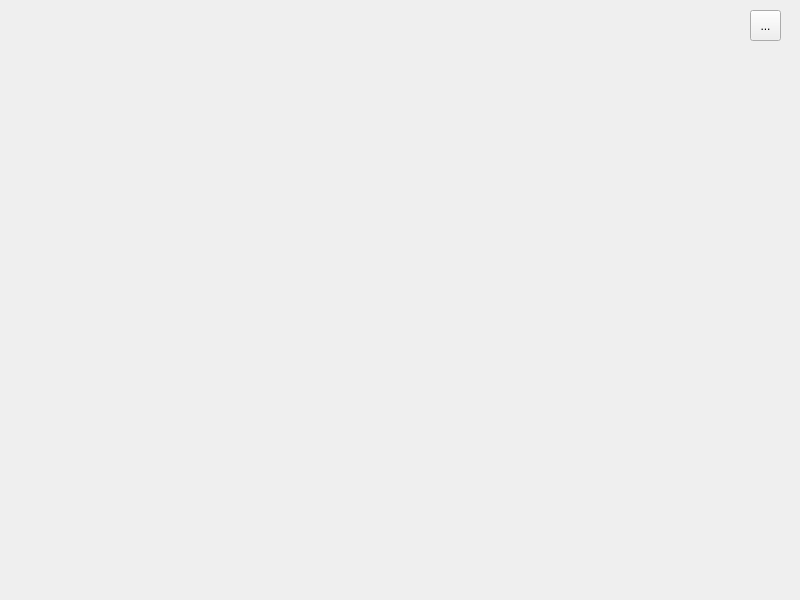
<?xml version="1.0" encoding="UTF-8"?>
<ui version="4.0">
 <class>Mainpage</class>
 <widget class="QWidget" name="Mainpage">
  <property name="geometry">
   <rect>
    <x>0</x>
    <y>0</y>
    <width>800</width>
    <height>600</height>
   </rect>
  </property>
  <property name="windowTitle">
   <string>Mainpage</string>
  </property>
  <property name="autoFillBackground">
   <bool>true</bool>
  </property>
  <widget class="QToolButton" name="toolButton">
   <property name="geometry">
    <rect>
     <x>750</x>
     <y>10</y>
     <width>31</width>
     <height>31</height>
    </rect>
   </property>
   <property name="text">
    <string>...</string>
   </property>
  </widget>
  <widget class="QLabel" name="money_bar">
   <property name="geometry">
    <rect>
     <x>90</x>
     <y>20</y>
     <width>80</width>
     <height>30</height>
    </rect>
   </property>
   <property name="text">
    <string/>
   </property>
   <property name="alignment">
    <set>Qt::AlignCenter</set>
   </property>
  </widget>
  <widget class="QLabel" name="background_bar">
   <property name="geometry">
    <rect>
     <x>0</x>
     <y>0</y>
     <width>801</width>
     <height>601</height>
    </rect>
   </property>
   <property name="text">
    <string/>
   </property>
   <property name="pixmap">
    <pixmap resource="scr.qrc">:/image/src/img/background.png</pixmap>
   </property>
   <property name="scaledContents">
    <bool>true</bool>
   </property>
  </widget>
  <widget class="QLabel" name="wood_bar">
   <property name="geometry">
    <rect>
     <x>60</x>
     <y>0</y>
     <width>121</width>
     <height>61</height>
    </rect>
   </property>
   <property name="text">
    <string/>
   </property>
   <property name="pixmap">
    <pixmap resource="scr.qrc">:/image/src/img/woodboard.png</pixmap>
   </property>
   <property name="scaledContents">
    <bool>true</bool>
   </property>
   <property name="alignment">
    <set>Qt::AlignRight|Qt::AlignTrailing|Qt::AlignVCenter</set>
   </property>
  </widget>
  <zorder>background_bar</zorder>
  <zorder>wood_bar</zorder>
  <zorder>toolButton</zorder>
  <zorder>money_bar</zorder>
 </widget>
 <resources>
  <include location="scr.qrc"/>
 </resources>
 <connections/>
</ui>
